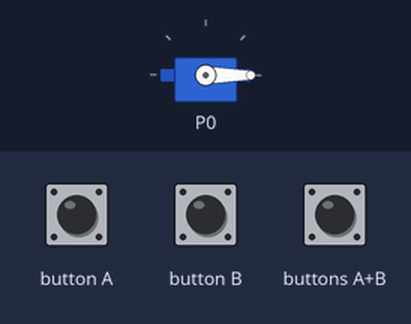
Bench run of a program on a simulated BBC micro:bit (MakeCode). Parts: servo. Inputs (shaded band) come from the test bench. Random numbers come from a fixed seed.

Above: at 1.2 s.
1.3 s: button A pressed for 0.15 s
At 2.6 s:
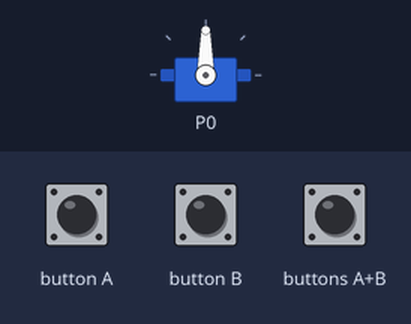
2.9 s: button B pressed for 0.15 s
At 4.1 s:
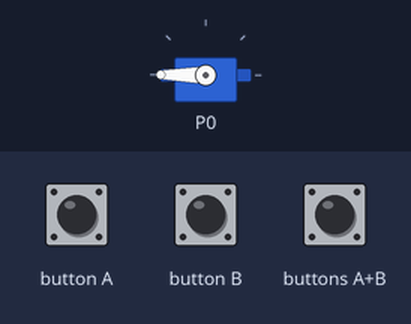
4.5 s: buttons A+B pressed for 0.15 s
At 5.3 s:
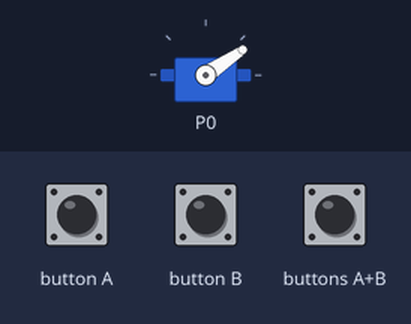
6.1 s: buttons A+B pressed for 1 s
At 7.8 s:
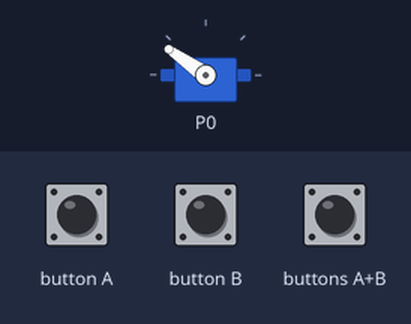
8.6 s: buttons A+B pressed 5 times (0.12 s each, 0.3 s apart)
At 10.6 s:
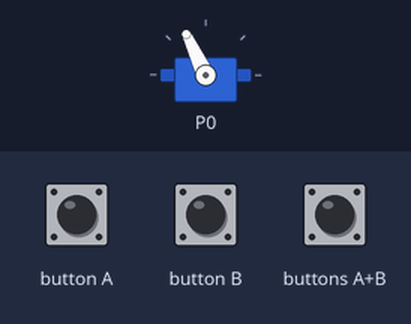
11.6 s: buttons A+B pressed 2 times (0.12 s each, 0.3 s apart)
At 13.4 s:
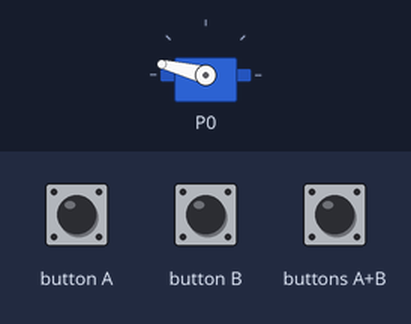
Timing chart, 0 to 14.7 s (numbered marks = the images above; inputs shaded):
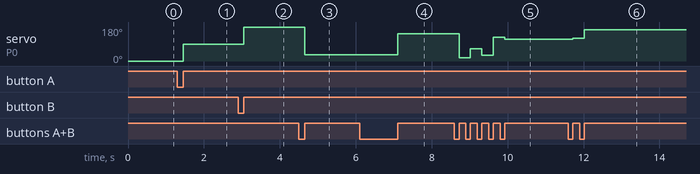

Measured:
- after the input at 1.3 s, servo on P0: 0° → 90° after 0.15 s
- after the input at 2.9 s, servo on P0: 90° → 180° after 0.15 s
- after the input at 4.5 s, servo on P0: 180° → 34° after 0.15 s
- after the input at 6.1 s, servo on P0: 34° → 145° after 1.0 s
- after the input at 8.6 s, servo on P0: 145° → 16° after 0.12 s, → 65° 0.30 s later, → 30° 0.30 s later, → 126° 0.30 s later, … (5 changes in this stretch)
- after the input at 11.6 s, servo on P0: 115° → 120° after 0.12 s, → 166° 0.30 s later

The program:

main.ts
```typescript
input.onButtonPressed(Button.A, function () {
    pins.servoWritePin(AnalogPin.P0, 90)
})
input.onButtonPressed(Button.AB, function () {
    pins.servoWritePin(AnalogPin.P0, randint(0, 180))
})
input.onButtonPressed(Button.B, function () {
    pins.servoWritePin(AnalogPin.P0, 180)
})
pins.servoWritePin(AnalogPin.P0, 0)
basic.forever(function () {

})
```

test.ts
```typescript
// aquí va el archivo "tests"; esto no se compilará cuando este paquete se utilice como una extensión.
```
